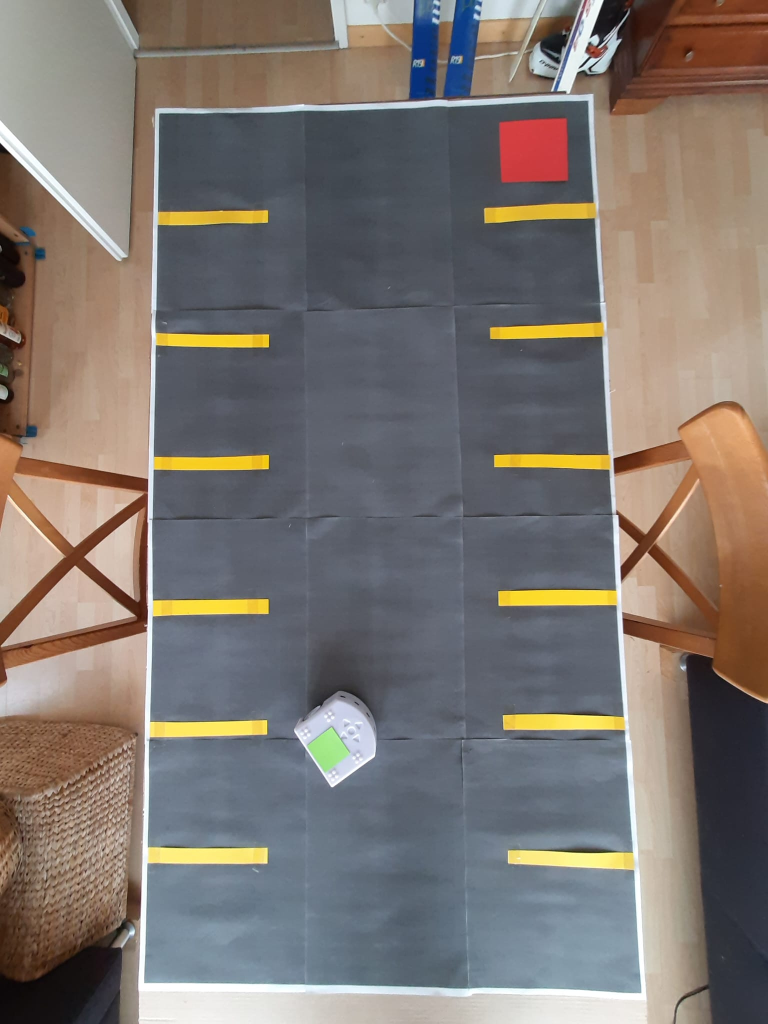
#> input picture image_processing/test.jpeg, 1536 x 2048 px, given in place of the camera (shown at 1/2 size)
$ python parking_segmentation.py
#> lines starting #> are read from the running program, lines starting #| are printed output that depends on the picture; after the words box and inside, x2 and y2 are one past the last pixel; in counts of white or black regions, pixels touching at a corner belong together
#> in set_parking_limits, frame is the input picture: shape (2048, 1536, 3); mean B, G, R 112, 117.1, 124.8
from __future__ import print_function
import cv2 as cv
import argparse
import numpy as np

max_value = 255
max_value_H = 360//2
low_H = 0
low_S = 0
low_V = 0
high_H = max_value_H
high_S = max_value
high_V = max_value
kernel_size = 3

window_detection_name = 'Parking Detection'

low_H_name = 'Low H'
low_S_name = 'Low S'
low_V_name = 'Low V'
high_H_name = 'High H'
high_S_name = 'High S'
high_V_name = 'High V'

## [HSV settings for mask]
# [50 lines left out: functions on_low_H_thresh_trackbar, on_high_H_thresh_trackbar, on_low_S_thresh_trackbar, on_high_S_thresh_trackbar, on_low_V_thresh_trackbar, on_high_V_thresh_trackbar and 1 more, not called in this run]
## [kernel settings for mask]

## [rescale frame to speed up computation]
def rescale_frame(frame, scale_percent=20):
#> called with scale_percent = 50
    width = int(frame.shape[1] * scale_percent / 100)
#> width = 768
    height = int(frame.shape[0] * scale_percent / 100)
#> height = 1024
    dsize = (width, height)
#> dsize = (768, 1024)
    return cv.resize(frame, dsize)
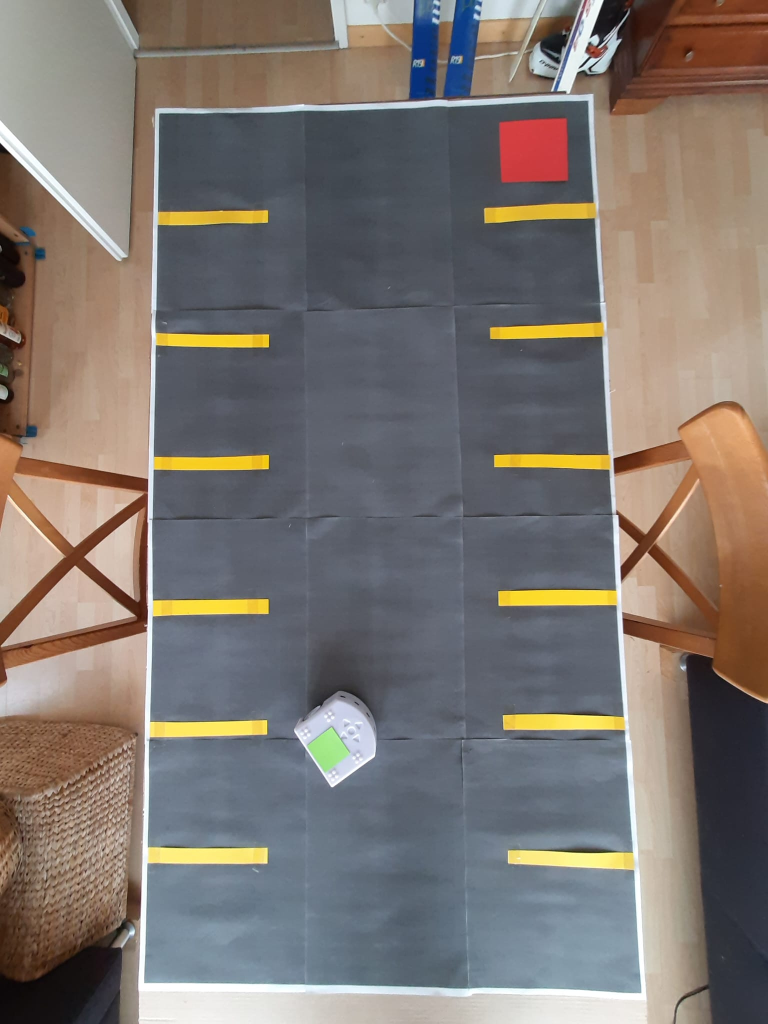
#> returned value: shape (1024, 768, 3); mean of channels 0, 1, 2 112.1, 117.3, 124.9; drawn as B, G, R
## [rescale frame to speed up computation]

## [functions for homomorphy]
def order_points(pts):
    '''Rearrange coordinates to order:
      top-left, top-right, bottom-right, bottom-left'''
    rect = np.zeros((4, 2), dtype='float32')
    pts = np.array(pts)
    # Make sure contours array is 2d
    pts = np.squeeze(pts)
    s = pts.sum(axis=1)
    # Top-left point will have the smallest sum.
    rect[0] = pts[np.argmin(s)]
    # Bottom-right point will have the largest sum.
    rect[2] = pts[np.argmax(s)]

    diff = np.diff(pts, axis=1)
    # Top-right point will have the smallest difference.
    rect[1] = pts[np.argmin(diff)]
    # Bottom-left will have the largest difference.
    rect[3] = pts[np.argmax(diff)]
    # return the ordered coordinates
    return rect.astype('int')

def find_dest(pts):
    (tl, tr, br, bl) = pts
    # Finding the maximum width.
    widthA = np.sqrt(((br[0] - bl[0]) ** 2) + ((br[1] - bl[1]) ** 2))
    widthB = np.sqrt(((tr[0] - tl[0]) ** 2) + ((tr[1] - tl[1]) ** 2))
    maxWidth = max(int(widthA), int(widthB))

    # Finding the maximum height.
    heightA = np.sqrt(((tr[0] - br[0]) ** 2) + ((tr[1] - br[1]) ** 2))
    heightB = np.sqrt(((tl[0] - bl[0]) ** 2) + ((tl[1] - bl[1]) ** 2))
    maxHeight = max(int(heightA), int(heightB))
    # Final destination co-ordinates.
    destination_corners = [[0, 0], [maxWidth, 0], [maxWidth, maxHeight], [0, maxHeight]]

    return order_points(destination_corners)
## [functions for homomorphy]

def set_parking_limits(camera_device):
    global low_H
    global high_H
    global low_S
    global high_S
    global low_V
    global high_V
    global kernel_size

    ## [cap]
    cap = cv.VideoCapture(camera_device)
    ## [cap]

    ## [window]
    cv.namedWindow(window_detection_name)
    ## [window]

    ## [trackbar]
    cv.createTrackbar(low_H_name, window_detection_name , low_H, max_value_H, on_low_H_thresh_trackbar)
    cv.createTrackbar(high_H_name, window_detection_name , high_H, max_value_H, on_high_H_thresh_trackbar)
    cv.createTrackbar(low_S_name, window_detection_name , low_S, max_value, on_low_S_thresh_trackbar)
    cv.createTrackbar(high_S_name, window_detection_name , high_S, max_value, on_high_S_thresh_trackbar)
    cv.createTrackbar(low_V_name, window_detection_name , low_V, max_value, on_low_V_thresh_trackbar)
    cv.createTrackbar(high_V_name, window_detection_name , high_V, max_value, on_high_V_thresh_trackbar)
    cv.createTrackbar("Kernel Size", window_detection_name, kernel_size, 10, kernel_size_trackbar)
    ## [trackbar]

    while True:
        success, frame = cap.read()
        if frame is None:
            break

        ## [rescaling]
        scale_percent = 50
        frame = rescale_frame(frame, scale_percent)
        ## [rescaling]

        ## [HSV thresholding]
        frame_HSV = cv.cvtColor(frame, cv.COLOR_BGR2HSV)
#> frame_HSV: shape (1024, 768, 3); mean H, S, V 68.7, 61.8, 135.4
        frame_threshold = cv.inRange(frame_HSV, (low_H, low_S, low_V), (high_H, high_S, high_V))
#> frame_threshold: shape (1024, 768); every value is 255
        ## [HSV thresholding]

        ## [Mathematical morphology erosion]
        kernel = np.ones((kernel_size, kernel_size), np.uint8)
        mask = cv.erode(frame_threshold, kernel)
        ## [Mathematical morphology erosion]

        ## [Contours detection and homography]
        contours, _ = cv.findContours(mask, cv.RETR_TREE, cv.CHAIN_APPROX_SIMPLE)
#> contours = [[[0, 0], [0, 1023], [767, 1023], [767, 0]]]
        cnt = max(contours, key=cv.contourArea)
#> cnt = [[0, 0], [0, 1023], [767, 1023], [767, 0]]
        x, y, w, h = cv.boundingRect(cnt)
#> x = 0; y = 0; w = 768; h = 1024
        cv.rectangle(frame,(x, y),(x + w, y + h),(0, 255, 0), 2)
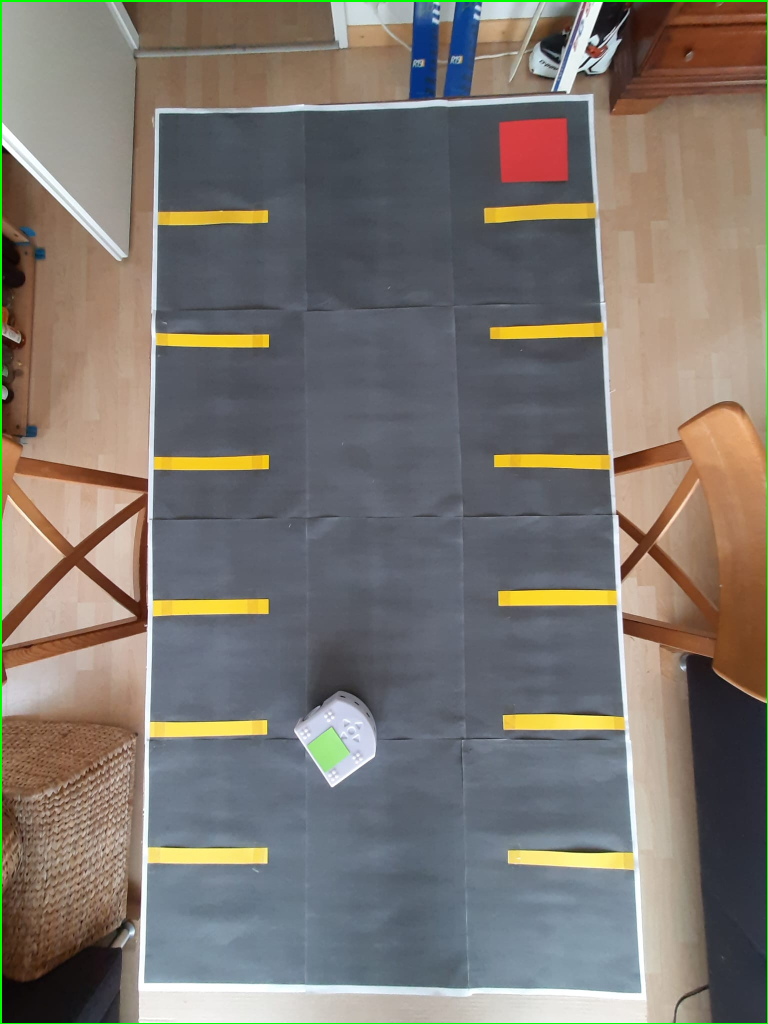
#> frame: shape (1024, 768, 3); 0.68% of pixels changed, all inside (x1, y1, x2, y2) = (0, 0, 768, 1024)

        corners = order_points(cnt)
#> in order_points, `pts = np.array(pts)`: pts = [[0, 0], [0, 1023], [767, 1023], [767, 0]]
#> in order_points, `s = pts.sum(axis=1)`: s = [0, 1023, 1790, 767]
#> in order_points, `diff = np.diff(pts, axis=1)`: diff = [0, 1023, 256, -767]
#> corners = [[0, 0], [767, 0], [767, 1023], [0, 1023]]
        destination_corners = find_dest(corners)
#> in find_dest, `(tl, tr, br, bl) = pts`: tl = [0, 0]; tr = [767, 0]; br = [767, 1023]; bl = [0, 1023]
#> in find_dest, `widthA = np.sqrt(((br[0] - bl[0]) ** 2) + ((br[1] - bl[1]) ** 2))`: widthA = 767
#> in find_dest, `heightA = np.sqrt(((tr[0] - br[0]) ** 2) + ((tr[1] - br[1]) ** 2))`: heightA = 1023
#> in find_dest, `destination_corners = [[0, 0], [maxWidth, 0], [maxWidth, maxHeight], [..`: destination_corners = [[0, 0], [767, 0], [767, 1023], [0, 1023]]
#> destination_corners = [[0, 0], [767, 0], [767, 1023], [0, 1023]]
        ## [Contours detection and homography]

        ## [show]
        concat = np.concatenate((frame, cv.cvtColor(frame_threshold, cv.COLOR_GRAY2BGR), cv.cvtColor(mask, cv.COLOR_GRAY2BGR)), axis=0)
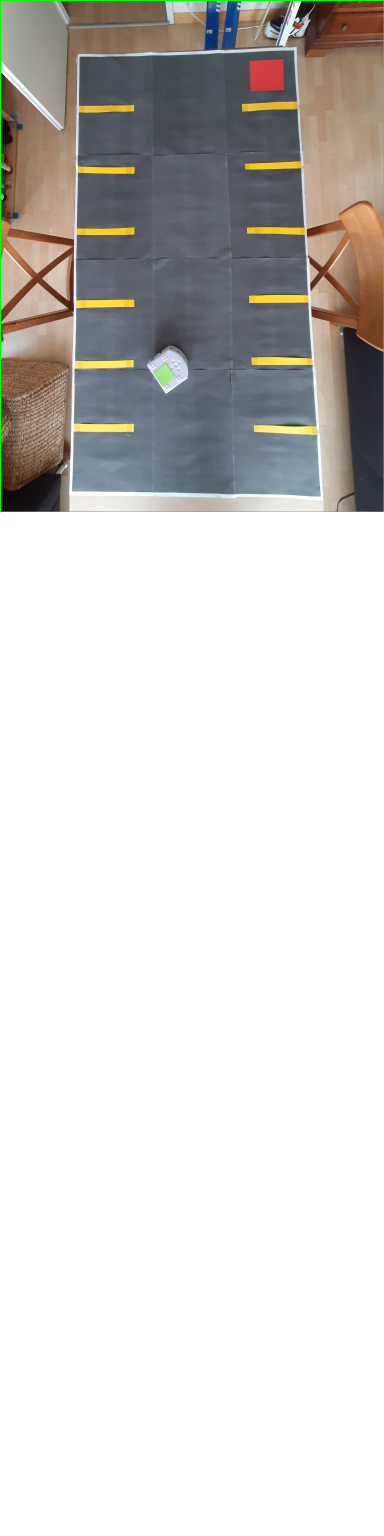
#> concat: shape (3072, 768, 3) (shown at 1/2 size); mean B, G, R 207.1, 209.4, 211.3
        cv.imshow(window_detection_name, concat)
        ## [show]

        key = cv.waitKey(30)
#> (key q is pressed here)
        if key == ord('q') or key == 27:
            break

    cv.destroyWindow(window_detection_name)
    return corners, destination_corners

if __name__ == '__main__':
    parser = argparse.ArgumentParser(description='Code for parking segmentation using inRange.')
    parser.add_argument('--camera', help='Camera device number.', default=0, type=int)
    args = parser.parse_args()
    set_parking_limits(args.camera)
